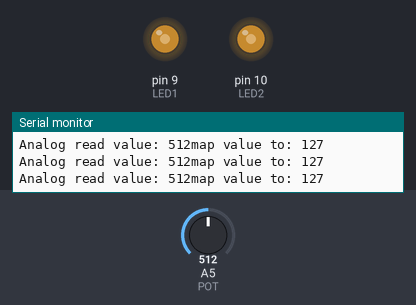
Bench run of a sketch on a simulated Arduino Uno, built with avr-gcc and run on an emulated ATmega328P. Shown: output pins drawn as LEDs (lit = HIGH), the last lines printed to the serial monitor. The inputs (shaded band) are chosen by the test bench; at power-on: A5 (POT) = 512.

Above: at 1.3 s.
1.4 s: A5 (POT) set to 716
At 2.7 s:
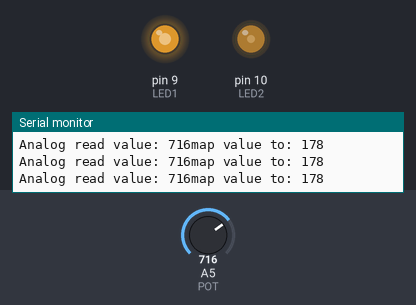
3.0 s: A5 (POT) set to 900
At 4.1 s:
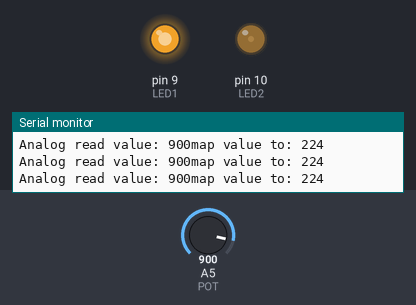
4.5 s: A5 (POT) set to 1023
At 5.4 s:
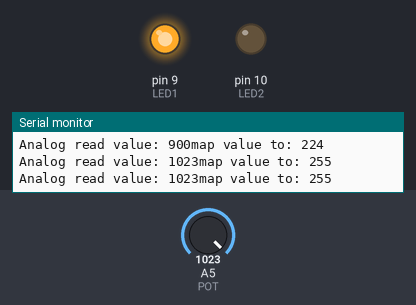
6.0 s: A5 (POT) set to 306
At 6.6 s:
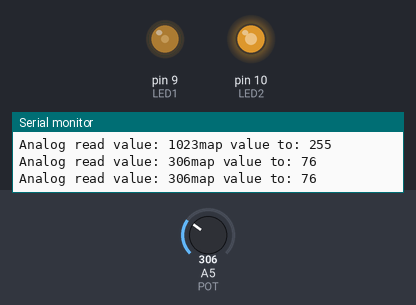
7.5 s: A5 (POT) set to 122
At 7.8 s:
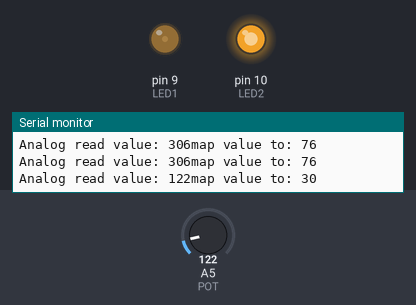
9.0 s: A5 (POT) set to 511
At 10.2 s:
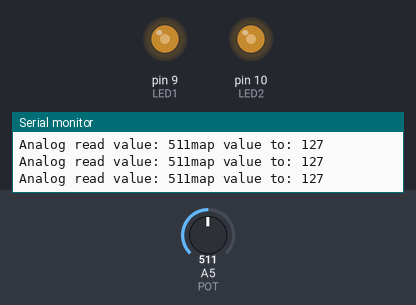
Timing chart, 0 to 11.5 s (numbered marks = the images above; inputs shaded):
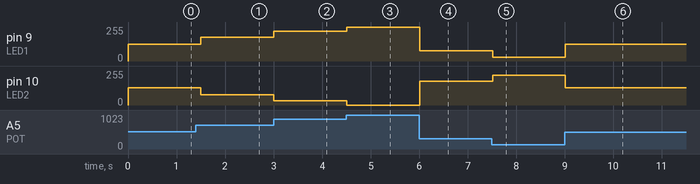

The sketch:

PWM_Ex_2.ino
```cpp
#define LED1 9
#define LED2 10
#define POT 5

void setup() {
  // put your setup code here, to run once:
  pinMode(LED1, OUTPUT);
  pinMode(LED2, OUTPUT);
  Serial.begin(9600);
}

void loop() {
  // put your main code here, to run repeatedly:
  int adc = analogRead(POT);
  Serial.print("Analog read value: ");
  Serial.print(adc);
  adc = map(adc,0,1023,0,255);
  Serial.print("map value to: ");
  Serial.println(adc);
  analogWrite(LED1, adc);
  analogWrite(LED2, 255 - adc);
  delay(500);
}
```

Measured:
- after the input at 1.4 s, pin 9 (LED1): 127/255 → 178/255 after 0.10 s; pin 10 (LED2): 128/255 → 77/255 after 0.10 s
- after the input at 3.0 s, pin 9 (LED1): 178/255 → 224/255 at once; pin 10 (LED2): 77/255 → 31/255 at once
- after the input at 4.5 s, pin 9 (LED1): 224/255 → 255/255 at once; pin 10 (LED2): 31/255 → 0/255 at once
- after the input at 6.0 s, pin 9 (LED1): 255/255 → 76/255 at once; pin 10 (LED2): 0/255 → 179/255 at once
- after the input at 7.5 s, pin 9 (LED1): 76/255 → 30/255 at once; pin 10 (LED2): 179/255 → 225/255 at once
- after the input at 9.0 s, pin 9 (LED1): 30/255 → 127/255 at once; pin 10 (LED2): 225/255 → 128/255 at once
